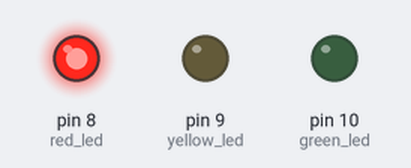
The sketch below on a simulated Arduino Uno, built with avr-gcc and run on an emulated ATmega328P. On the bench: output pins drawn as LEDs (lit = HIGH).

Above: at 1.5 s.
At 3.5 s:
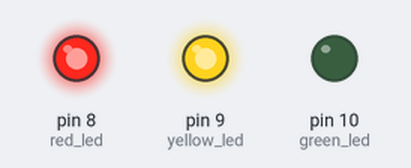
At 5.0 s:
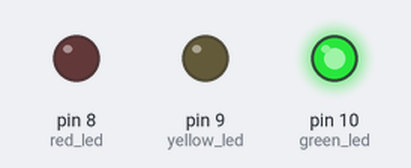
At 6.5 s:
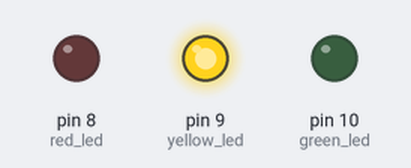
Timing chart, 0 to 9.1 s (numbered marks = the images above):
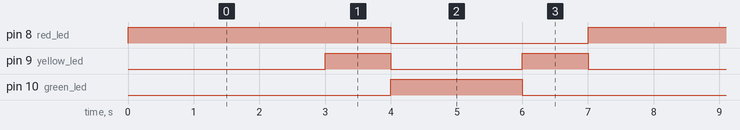

The sketch:

Arduino_Traffic_Light.ino
```cpp
#define red_led 8
#define yellow_led 9
#define green_led 10

void setup() {
  // Set pin 8, 9 and 10 as a digital output.
  pinMode(red_led, OUTPUT);
  pinMode(yellow_led, OUTPUT);
  pinMode(green_led, OUTPUT);

}

void loop() {

  digitalWrite(red_led, HIGH);
  digitalWrite(yellow_led, LOW);
  digitalWrite(green_led, LOW);
  delay(3000);

  digitalWrite(red_led, HIGH);
  digitalWrite(yellow_led, HIGH);
  digitalWrite(green_led, LOW);
  delay(1000);

  digitalWrite(red_led, LOW);
  digitalWrite(yellow_led, LOW);
  digitalWrite(green_led, HIGH);
  delay(2000);

  digitalWrite(red_led, LOW);
  digitalWrite(yellow_led, HIGH);
  digitalWrite(green_led, LOW);
  delay(1000);

}
```

Measured:
- by itself, pin 8 (red_led): alternates HIGH for 4.0 s and LOW for 3.0 s
- by itself, pin 9 (yellow_led): repeats every 7.0 s: LOW 2.0 s, HIGH 1.0 s, LOW 3.0 s, HIGH 1.0 s
- by itself, pin 10 (green_led): alternates HIGH for 2.0 s and LOW for 5.0 s
